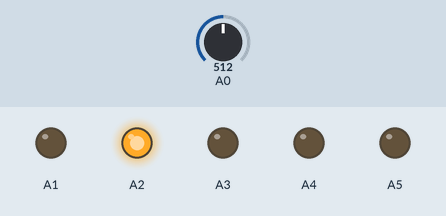
Recording of a sketch running on a simulated Arduino Uno, built with avr-gcc and run on an emulated ATmega328P. Shown: output pins drawn as LEDs (lit = HIGH). Inputs (shaded band) come from the test bench; at power-on: A0 = 512.

Above: at 1.2 s.
1.3 s: A0 set to 585
2.8 s: A0 set to 619
At 3.3 s:
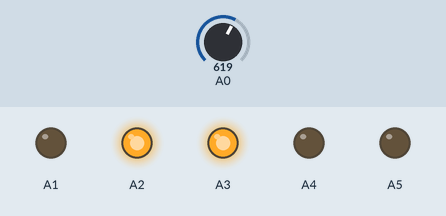
4.3 s: A0 set to 789
5.8 s: A0 set to 816
At 6.6 s:
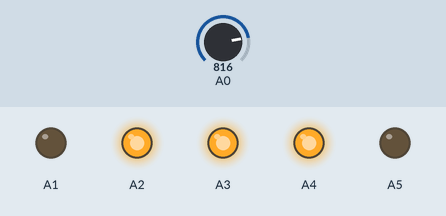
7.3 s: A0 set to 986
8.8 s: A0 set to 1011
At 9.2 s:
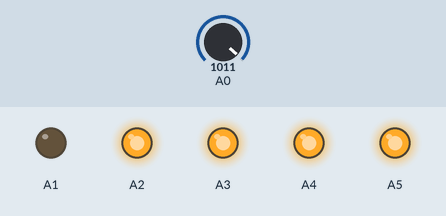
Timing chart, 0 to 11.3 s (numbered marks = the images above; inputs shaded):
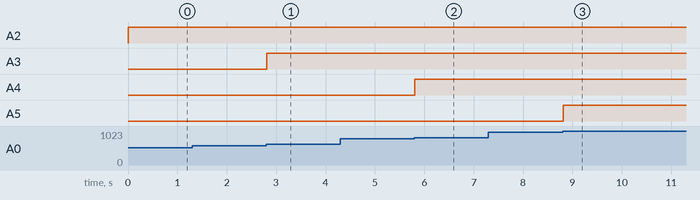

The sketch:

lightarray.ino
```cpp
// Global variables to help determine which
// direction the wiper has been turned.
int wiper;
int wiper_old;

void setup()
{
  pinMode(A0, INPUT);
  pinMode(A1, OUTPUT);
  pinMode(A2, OUTPUT);
  pinMode(A3, OUTPUT);
  pinMode(A4, OUTPUT);
  pinMode(A5, OUTPUT);

  Serial.begin(9600);
}

void loop()
{
  if (wiper_old != wiper) {
    wiper_old = wiper;

  }

  wiper = analogRead(A0);

  // Turn on each led succesively
  // according to the voltage level
  // produced by the wiper.


  if (wiper > 1000 && wiper < 1024) {
    analogWrite(A5, wiper);
  } else if (wiper > 800 && wiper < 1000) {
    analogWrite(A4, wiper);
  } else if (wiper > 600 && wiper < 800) {
    analogWrite(A3, wiper);
  } else if (wiper > 400 && wiper < 6000) {
    analogWrite(A2, wiper);
  } else if (wiper > 200 && wiper < 400) {
    analogWrite(A1, wiper);
  }

  else if (wiper_old > wiper) {

    //Turn off all LEDs at once when
    //the wiper is reset back counterclockwise.
    analogWrite(A1, 0);
    analogWrite(A2, 0);
    analogWrite(A3, 0);
    analogWrite(A4, 0);
    analogWrite(A5, 0);
  }

  delay(10);
}
```

Measured:
- the behaviour switches between 600 and 601 on A0 (found by bisection; images 0 and 1)
- the behaviour switches between 800 and 801 on A0 (found by bisection; images 1 and 2)
- the behaviour switches between 1000 and 1001 on A0 (found by bisection; images 2 and 3)
- after the input at 1.3 s, every drawn part: stays the same
- after the input at 2.8 s, A3: LOW → HIGH at once
- after the input at 4.3 s, every drawn part: stays the same
- after the input at 5.8 s, A4: LOW → HIGH at once
- after the input at 7.3 s, every drawn part: stays the same
- after the input at 8.8 s, A5: LOW → HIGH at once
